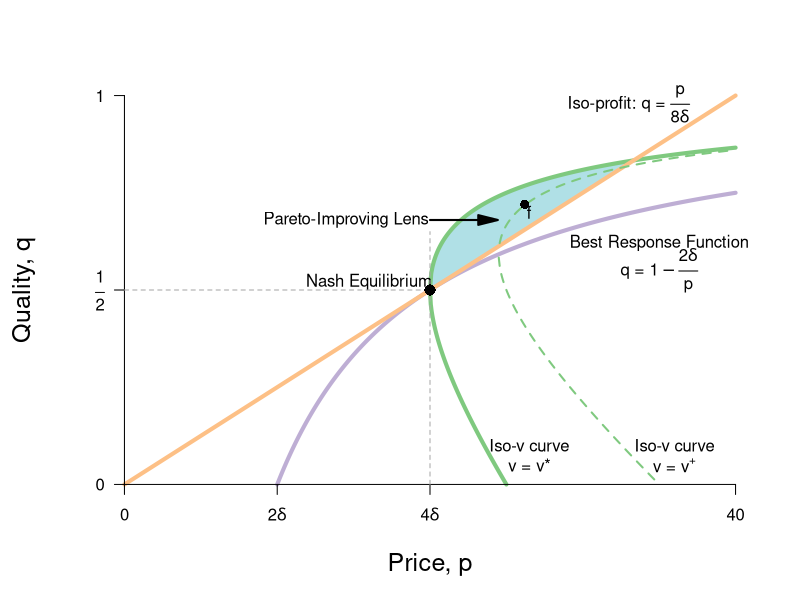

Generate this figure with R:
require(ggplot2)
require(shape)
pdf(file = "ch11_fig6.pdf", width = 9, height = 7)

#Set parameters for graphics
axislabelsize <- 1.5

brfFn <- function(p, delta = 5) {
  1 - (2 * delta) /p
}

isovhigh <- function(p, delta = 5, v = 20){
  (sqrt(p^2 - 4 * delta * v) - p + 2*v)/( 2 * v )
}

isovlow <- function(p, delta = 5, v = 20){
  (-sqrt(p^2 - 4 * delta * v) - p + 2*v)/( 2 * v )
}


isovhigh1 <- function(p, delta = 5, v = 30){
  (sqrt(p^2 - 4 * delta * v) - p + 2*v)/( 2 * v )
}

isovlow1 <- function(p, delta = 5, v = 30){
  (-sqrt(p^2 - 4 * delta * v) - p + 2*v)/( 2 * v )
}

solowCondition <- function(p, delta = 5){
  (p*(1/(8*delta)))
}

#COL <- c("#1B9E77", "#D95F02", "#7570B3", "#E7298A", "#66A61E", "#E6AB02", "#A6761D", "#666666")
#COL <- c("#a6cee3", "#1f78b4", "#b2df8a", "#33a02c", "#fb9a99", "#e31a1c", "#fdbf6f", "#ff7f00")
COL <- c("#7fc97f", "#beaed4", "#fdc086", "#ffff99", "#386cb0")
#COL <- c("#fbb4ae", "#b3cde3", "#ccebc5", "#decbe4", "#fed9a6", "#ffffcc", "#e5d8bd", "#fddaec")
par(mar =  c(5, 5, 4, 2))
xlims <- c(0, 40)
ylims <- c(0, 1)


plot(0, 0, xlim = xlims, ylim = ylims, type = "n",
     xlab = expression(paste("Price, ", p)),
     ylab = expression(paste("Quality, ", q)),
     xaxt = "n", yaxt = "n", cex.lab = axislabelsize, bty = "n")

npts <- 500 
npts2 <- 501
#Specify the sequences of points for graphing. 
xx1 <- seq(10, xlims[2], length.out = npts)
xx2 <- seq(xlims[1], xlims[2], length.out = npts)
xx3 <- seq(xlims[1], xlims[2], length.out = npts2)
xx4 <- seq(xlims[1], 25, length.out = npts2)
xx5 <- seq(xlims[1], xlims[2], length.out = npts2)
xx6 <- seq(xlims[1], 35, length.out = npts2)
yy1 <- isovhigh(xx3, delta = 5, v = 20)

#Below, note I have gone to number 416 because at that observation we can 
#find the closest outcome to the intersection of the curves. Serves fine 
#for the relevant polygon
#Draw the shaded area of the Pareto-improving lens
#For the polygon need the intersection of v and iso-profit
#(2p - 40)^2 = p^2 - 400
#4p^2 - 160p + 1600 = p^2 - 400
#3p^2 - 160p + 2000 = 0
#p = 20 or p = 100/3 = 33.3 
# => q = (1/40)*33.3 = 0.8325
polygon(c(xx3, xx3[416]), c(yy1, yy1[416]), col="powderblue", density=NULL, border = NA)

#Draw the lines for the graphs
lines(xx1, brfFn(xx1), col = COL[2], lwd = 4)
lines(xx3, isovhigh(xx3, v = 20, delta = 5), col = COL[1], lwd = 4)
lines(xx4, isovlow(xx4, v = 20, delta = 5), col = COL[1], lwd = 4)
lines(xx2, solowCondition(xx2, delta = 5), col = COL[3], lwd = 4)
lines(xx5, isovhigh1(xx5, v = 30, delta = 5), col = COL[1], lwd = 2, lty = 2)
lines(xx6, isovlow1(xx6, v = 30, delta = 5), col = COL[1], lwd = 2, lty = 2)


#Customize ticks and labels for the plot
ticksy <- c(0, 0.5, 1)
ylabels <- c(0, expression(paste(frac(1,2))), 1)
ticksx <- c(0, 10, 20, 40)
xlabels <- c(0, expression(paste(2*delta)), expression(paste(4*delta)), 40)
axis(1, at = ticksx, pos = 0, labels = xlabels)
axis(2, at = ticksy, pos = 0, labels = ylabels, las = 1)

#Annotation of the three graphs and the NE
text(33, 0.98, expression(paste("Iso-profit: ", q ," = ", frac(p, 8*delta))))
text(35, 0.62, expression(paste("Best Response Function")))
text(35, 0.55, expression(paste("q = ", 1 - frac(2*delta, p))))
text(26.5, 0.1, expression(paste("Iso-v curve")))
text(26.5, 0.05, expression(paste("v = ", v,"*")))
text(36, 0.1, expression(paste("Iso-v curve")))
text(36, 0.05, expression(paste("v = ", v^"+")))
text(16, 0.52, expression(paste("Nash Equilibrium")))

#Lines for the coordinates of the Nash equilbrium
segments(20, 0, 20, 0.65, lty = 2, col = "darkgray")
segments(0, 0.5, 20, 0.5, lty = 2, col = "darkgray")

#Add a point for the NE
points(20, 0.5, pch = 16, col = "black", cex = 1.5)

#Add a point for f. referred to in the text
points(26.2, 0.72, pch = 16, col = "black", cex = 1.2)
text(26.5, 0.7, expression(paste("f")))

#Arrow to Pareto-improving Lens
Arrows(20, 0.68, 23.8, 0.68, col = "black", lty = 1, lwd = 2, arr.type = "triangle")
text(14.5, 0.68, expression(paste("Pareto-Improving Lens")))

dev.off()

